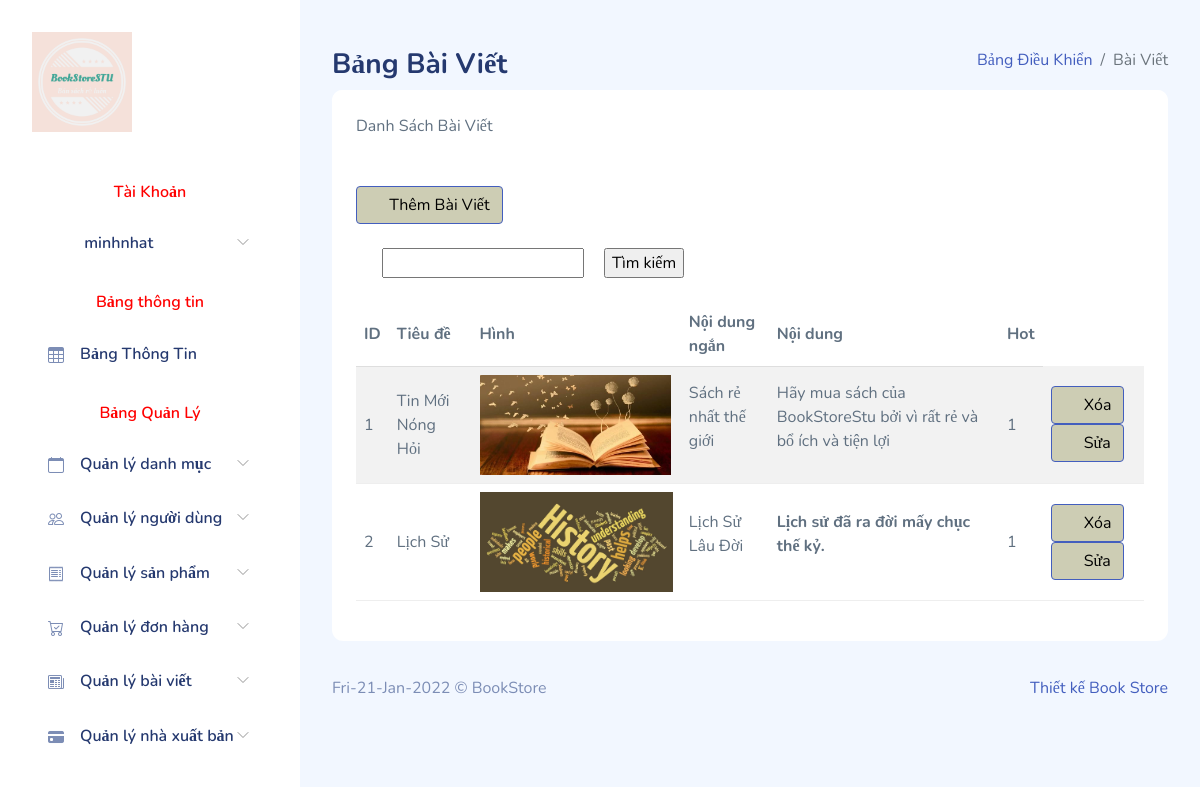
The page /admin/back-end/index.php?controller=baiviet (signed in) on the database its author committed.
### tables this page shows
CREATE TABLE IF NOT EXISTS `news` (
  `id` int(11) NOT NULL AUTO_INCREMENT,
  `title` varchar(200) NOT NULL COMMENT 'tiêu đề',
  `img` varchar(50) DEFAULT NULL COMMENT 'path file hình',
  `short_content` varchar(255) NOT NULL COMMENT 'Nội dung ngắn',
  `content` text NOT NULL COMMENT 'Nội dung',
  `hot` int(1) NOT NULL DEFAULT '0' COMMENT 'tin hot=1, thường: != 1',
  PRIMARY KEY (`id`)
);

### admin/back-end/Model/Db.php (called while the page is built, shortened)
<?php
class Db {
    protected static $pdo;
    function __construct()
    {
        self::$pdo= new PDO('mysql:host='. HOST .';dbname='.DB , USER  , PW );
        self::$pdo->query('set names utf8' );
    }
    protected function selectQuery($sql, $arr=[])
    {
        $stm = self::$pdo->prepare($sql);
        $stm->execute($arr);
        return $stm->fetchAll(PDO::FETCH_ASSOC);
    }
}

### admin/back-end/Model/BaiViet.php (called while the page is built, shortened)
<?php
class BaiViet extends Db
{
    function all()
    {
        return $this->selectQuery('select * from news');
    }
}

### admin/back-end/View/baiviet.php (the view, shortened to what this page needs)
<!DOCTYPE html>
<html lang="en">
<head>
    <?php include 'View/assets/layouts/headerpage_Admin.php' ?>
</head>
<body>
    <div id="app">
    <?php include 'View/assets/layouts/menupage_Admin.php' ?>
        <div id="main">
            <div class="page-heading">
                <div class="page-title">
                    <div class="row">
                        <div class="col-12 col-md-6 order-md-1 order-last">
                            <h3>Bảng Bài Viết</h3>
                        </div>
                        <div class="col-12 col-md-6 order-md-2 order-first">
                            <nav aria-label="breadcrumb" class="breadcrumb-header float-start float-lg-end">
                                <ol class="breadcrumb">
                                    <li class="breadcrumb-item"><a href="index.html">Bảng Điều Khiển</a></li>
                                    <li class="breadcrumb-item active" aria-current="page">Bài Viết</li>
                                </ol>
                            </nav>
                        </div>
                    </div>
                </div>
                <section class="section">
                    <div class="card">
                        <div class="card-header">
                            Danh Sách Bài Viết
                        </div>
                        <div class="card-header">
                        <a href="index.php?controller=baiviet&action=thembaiviet" class="btn btn-primary btn-round ml-auto" style="background-color: #CDCDB4;color: black"><svg class="bi" width="1em" height="1em" fill="currentColor">
                                                      <use
                                                       xlink:href="View/assets/vendors/bootstrap-icons/bootstrap-icons.svg#plus-circle" />
                                                     </svg>
                        Thêm Bài Viết</a>
                        </div>
                         <form method=get action="index.php">
                            <input type="text" name="kw" style="margin-left: 50px;" ><input type="submit" style="margin-left: 20px" value="Tìm kiếm">
                        </form>
                        <br>
                        <div class="card-body">
                            <table class="table table-striped" id="table1">
                                <thead>
                                <tr>
                                <th>ID</th>
                                <th>Tiêu đề</th>
                                <th>Hình</th>
                                <th>Nội dung ngắn</th>
                                <th>Nội dung</th>
                                <th>Hot</th>
                                </tr>
                                </thead>
                                     <tbody>
                                      <?php
                                       foreach ($data as $r) {
                                    ?>
                                    <tr>
                                <td><?php echo $r['id']?></td>
                                <td><?php echo $r['title']?></td>
                                <td><img src="View/assets/upload/<?php echo $r["img"] ?>" style="height: 100px"></td>
                                <td><?php echo $r['short_content']?></td>
                                <td><?php echo $r['content']?></td>
                                <td><?php echo $r['hot']?></td>
                                <td>
                                  <a href="index.php?controller=baiviet&action=delete&id=<?php echo $r['id'] ?>" type="submit" data-toggle="tooltip" title="" class="btn btn-primary btn-round ml-auto" data-original-title="Remove"  onclick="return confirm('Bạn muốn xóa bài viết <?php echo $r['id']?> không ?')" style="background-color: #CDCDB4;color: black">
                                                     <svg class="bi" width="1em" height="1em" fill="currentColor">
                                                      <use
                                                       xlink:href="View/assets/vendors/bootstrap-icons/bootstrap-icons.svg#trash-fill" />
                                                     </svg>
                                                    Xóa
                                                </a>
                            <a href="index.php?controller=baiviet&action=update&id=<?php echo $r['id'] ?>" type="submit" data-toggle="tooltip" title="" class="btn btn-primary btn-round ml-auto" data-original-title="Edit Task" style="background-color: #CDCDB4;color: black">
                                                     <svg class="bi" width="1em" height="1em" fill="currentColor">
                                                      <use
                                                       xlink:href="View/assets/vendors/bootstrap-icons/bootstrap-icons.svg#pencil-square" />
                                                     </svg>
                                                    Sửa
                                                </a>
                                </td>
                                </tr>
                                <?php
                            }
                            ?>
                                </tbody>
                            </table>
                        </div>
                    </div>
                </section>
            </div>
            <footer>
                 <?php include 'View/assets/layouts/footerpage_Admin.php' ?>
            </footer>
        </div>
    </div>
</body>
</html>

### admin/back-end/index.php (shortened to what this page needs)
 <?php
$c = isset($_GET['controller'])?$_GET['controller']:'logincontroller';
  if ($c=='baiviet')
 {
     include './Controler/ConBaiViet.php';
 }
 ?>

### admin/back-end/Controler/ConBaiViet.php (shortened to what this page needs)
<?php
$action =isset($_GET['action'])?$_GET['action']:'index';
$baiviet = new BaiViet();
if ($action=='index')
{
    $data =$baiviet->all();
    include './View/baiviet.php';
}

### admin/back-end/View/assets/layouts/headerpage_Admin.php (shortened to what this page needs)
<link rel="stylesheet" href="View/assets/css/bootstrap.css">
<link rel="stylesheet" href="View/assets/vendors/perfect-scrollbar/perfect-scrollbar.css">
<link rel="stylesheet" href="View/assets/vendors/bootstrap-icons/bootstrap-icons.css">
<link rel="stylesheet" href="View/assets/css/app.css">

### admin/back-end/View/assets/layouts/menupage_Admin.php (shortened to what this page needs)
<div id="sidebar" class="active">
            <div class="sidebar-wrapper active">
                <div class="sidebar-header">
                    <div class="d-flex justify-content-between">
                        <div class="logo">
                            <a href="index.php?controller=index1"><img src="View/assets/images/logo/logo.png" alt="Logo" srcset="" style="height: 100px;"></a>
                        </div>
                    </div>
                </div>
                <div class="sidebar-menu">
                    <ul class="menu">
                        <li class="sidebar-title" style="color: red" align='center'>Tài Khoản</li>
                            <?php
                            if (!isset($_SESSION["username"])){
                             echo'<i class="bi bi-user"></i>';
                             echo' <a href="login.php" class="sidebar-link">
                                   <svg class="bi" width="1em" height="1em" fill="currentColor">
                                    <use
                                        xlink:href="View/assets/vendors/bootstrap-icons/bootstrap-icons.svg#person-circle" />
                                    </svg>&nbsp Login</a>';
                            }else
                            echo'<li class="sidebar-item  has-sub">
                                    <a href="#" class="sidebar-link">
                                        <svg class="bi" width="1em" height="1em" fill="currentColor">
                                            <use
                                            xlink:href="View/assets/vendors/bootstrap-icons/bootstrap-icons.svg#person-circle" />
                                        </svg>
                                        <span>&nbsp'.$_SESSION["username"].'</span>
                                    </a>
                                    <ul class="submenu ">
                                        <li class="submenu-item ">
                                            <a href="index.php">Đăng xuất</a>
                                        </li>
                                    </ul>
                                </li>';
                            ?>
                        <li class="sidebar-title" align="center" style="color: red">Bảng thông tin</li>
                        <li class="sidebar-item">
                            <a href="index.php?controller=index1" class='sidebar-link'>
                              <i class="bi bi-table"></i>
                                <span>Bảng Thông Tin</span>
                            </a>
                        </li>
                        <li class="sidebar-title" align="center" style="color: red">Bảng Quản Lý</li>
                        <li class="sidebar-item  has-sub">
                            <a href="#" class='sidebar-link'>
                            <i class="bi bi-calendar"></i>
                                <span>Quản lý danh mục</span>
                            </a>
                        </li>
                       <li class="sidebar-item  has-sub">
                            <a href="#" class='sidebar-link'>
                                <i class="bi bi-people"></i>
                                <span> Quản lý người dùng</span>
                            </a>
                        </li>
                        <li class="sidebar-item  has-sub">
                            <a href="#" class='sidebar-link'>
                                <i class="bi bi-receipt"></i>
                                <span>Quản lý sản phẩm</span>
                            </a>
                        </li>
                        <li class="sidebar-item  has-sub">
                            <a href="#" class='sidebar-link'>
                               <i class="bi bi-cart-check"></i>
                                <span>Quản lý đơn hàng</span>
                            </a>
                        </li>
                        <li class="sidebar-item  has-sub">
                            <a href="#" class='sidebar-link'>
                                <i class="bi bi-newspaper"></i>
                                <span>Quản lý bài viết</span>
                            </a>
                        </li>
                          <li class="sidebar-item  has-sub">
                            <a href="#" class='sidebar-link'>
                                <i class="bi bi-credit-card-fill"></i>
                                <span>Quản lý nhà xuất bản</span>
                            </a>
                        </li>
                    </ul>
                </div>
            </div>
        </div>

### admin/back-end/View/assets/layouts/footerpage_Admin.php (shortened to what this page needs)
<div class="footer clearfix mb-0 text-muted">
                    <div class="float-start">
                        <p><?php echo date("D-d-M-Y")?> &copy; BookStore</p>
                    </div>
                    <div class="float-end">
                        <p><span class="text-danger"></i></span><a href="#">Thiết kế Book Store</a></p>
                    </div>
                </div>

### admin/back-end/View/assets/css/app.css (style rules this page uses)
.btn i,.btn svg { width:16px;height:16px }
.btn.btn-danger,.btn.btn-info,.btn.btn-primary,.btn.btn-secondary,.btn.btn-success,.btn.btn-warning { color:#fff }
.card { margin-bottom:2.2rem;border:none }
.card .card-header { border:none }
.card .card-header~.card-body { padding-top:0 }
.card .card-body { padding:1.5rem }
#sidebar.active .sidebar-wrapper { left:0 }
.sidebar-wrapper { width:300px;height:100vh;position:fixed;top:0;z-index:10;overflow-y:auto;background-color:#fff;bottom:0;transition:left .5s ease-out }
.sidebar-wrapper .sidebar-header { padding:2rem 2rem 1rem;font-size:2rem;font-weight:700 }
.sidebar-wrapper .sidebar-header img { height:1.2rem }
.sidebar-wrapper .menu { margin-top:2rem;padding:0 2rem;font-weight:600 }
.sidebar-wrapper .menu .sidebar-title { padding:0 1rem;margin:1.5rem 0 1rem;font-size:1rem;list-style:none;font-weight:600;color:#25396f }
.sidebar-wrapper .menu .sidebar-link { display:block;padding:.7rem 1rem;font-size:1rem;display:flex;align-items:center;border-radius:.5rem;transition:all .5s;text-decoration:none;color:#25396f }
.sidebar-wrapper .menu .sidebar-link i,.sidebar-wrapper .menu .sidebar-link svg { color:#7c8db5 }
.sidebar-wrapper .menu .sidebar-link span { margin-left:1rem }
.sidebar-wrapper .menu .sidebar-item { list-style:none;margin-top:.5rem;position:relative }
.sidebar-wrapper .menu .sidebar-item.has-sub .sidebar-link:after { position:absolute;color:#ccc;right:15px;top:12px;display:block }
.dataTable-table td,.dataTable-table thead th,.table td,.table thead th { vertical-align:middle }
.dataTable-table:not(.table-borderless) thead th,.table:not(.table-borderless) thead th { border-bottom:1px solid #dedede!important }
.bi { width:1rem;height:1rem }
#main { margin-left:300px;padding:2rem }
.page-heading { margin:0 0 2rem }
.page-heading h3 { font-weight:700 }
a { text-decoration:none }

### rows shown on the page
news: id "1", title "Tin Mới Nóng Hỏi", img (picture), short_content "Sách rẻ nhất thế giới", content "Hãy mua sách của BookStoreStu bởi vì rất rẻ và bổ ích và tiện lợi", hot "1"
news: id "2", title "Lịch Sử", img (picture), short_content "Lịch Sử Lâu Đời", content "Lịch sử đã ra đời mấy chục thế kỷ.", hot "1"

### other values the page prints
$_SESSION["username"] "minhnhat"
